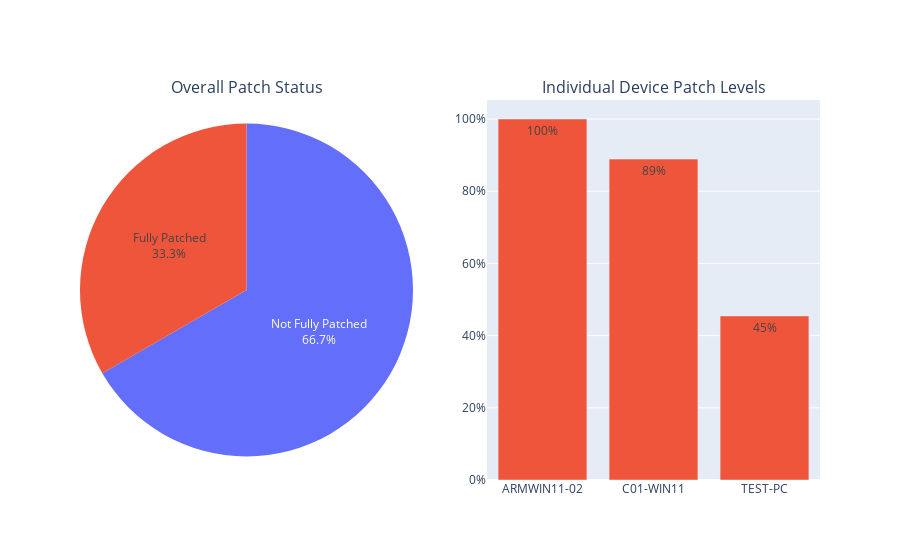

The cell this chart's notebook holds for it:
### Code cell
# Calculate the patch level
patch_counts = df.groupby(['ComputerName', 'IsPresent']).size().unstack(fill_value=0)
patch_counts['patch_level'] = patch_counts.get(True, 0) / (patch_counts.get(True, 0) + patch_counts.get(False, 0))

# Calculate the overall patch status for all devices
overall_patch_status = patch_counts['patch_level'].apply(lambda x: 'Fully Patched' if x == 1 else 'Not Fully Patched').value_counts()

# Create a subplot with 1 row and 2 columns
fig = sp.make_subplots(rows=1, cols=2, specs=[[{'type': 'pie'}, {'type': 'bar'}]], subplot_titles=['Overall Patch Status', 'Individual Device Patch Levels'])

# Add the pie chart to the left subplot
pie_chart = go.Pie(labels=overall_patch_status.index, values=overall_patch_status.values, textinfo='percent+label', name='Overall Patch Status')
fig.add_trace(pie_chart, row=1, col=1)

# Add the bar chart to the right subplot
bar_chart = go.Bar(x=patch_counts.index, y=patch_counts['patch_level'], text=[f"{x:.0%}" for x in patch_counts['patch_level']], textposition='inside', name='Individual Device Patch Levels')
fig.add_trace(bar_chart, row=1, col=2)

# Update the y-axis format for the bar chart
fig.update_yaxes(tickformat='.0%', row=1, col=2)

# Update the layout
fig.update_layout(showlegend=False)

# Show the plot
fig.show()

### Figure 1 — Plotly figure (JSON) as saved in the notebook; plotly's stock layout.template omitted (floating-point values rounded to 4 significant figures)
{"data": [{"domain": {"x": [0, 0.45], "y": [0, 1]}, "labels": ["Not Fully Patched", "Fully Patched"], "name": "Overall Patch Status", "textinfo": "percent+label", "type": "pie", "values": [2, 1]}, {"name": "Individual Device Patch Levels", "text": ["100%", "89%", "45%"], "textposition": "inside", "type": "bar", "x": ["ARMWIN11-02", "C01-WIN11", "TEST-PC"], "xaxis": "x", "y": [1, 0.8889, 0.4545], "yaxis": "y"}], "layout": {"annotations": [{"font": {"size": 16}, "showarrow": false, "text": "Overall Patch Status", "x": 0.225, "xanchor": "center", "xref": "paper", "y": 1, "yanchor": "bottom", "yref": "paper"}, {"font": {"size": 16}, "showarrow": false, "text": "Individual Device Patch Levels", "x": 0.775, "xanchor": "center", "xref": "paper", "y": 1, "yanchor": "bottom", "yref": "paper"}], "showlegend": false, "xaxis": {"anchor": "y", "domain": [0.55, 1]}, "yaxis": {"anchor": "x", "domain": [0, 1], "tickformat": ".0%"}}}
